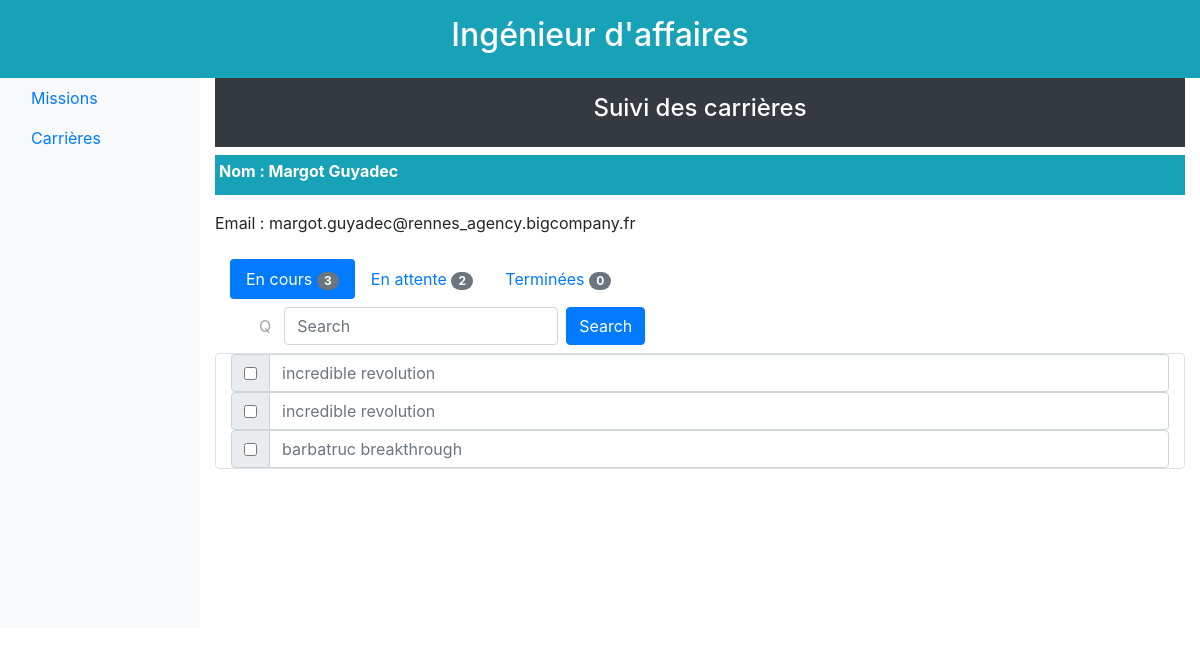
The app's page /5/affaire/carrieres/1/enCours/ with its own data.
### database/models.py (models this page shows)
class Ingenieur(db.Model):
    id = db.Column(db.Integer, primary_key=True)
    nom_court = db.Column(db.Text, unique=True)  # unique ??
    prenom = db.Column(db.Text)
    nom_famille = db.Column(db.Text)
    site = db.Column(db.Text)
    email = db.Column(db.Text, unique=True)
    taux_journalier = db.Column(db.Float)
    statut = db.Column(db.Text)  # a traiter, ajouté par mes soins
    estCommercial = db.Column(db.Boolean)  # ajouté par mes soins
    certifications = db.relationship('Certification', backref='ingenieur', lazy='dynamic')
    souhaits = db.relationship('Souhait', backref='ingenieur', lazy='dynamic')
    affectations = db.relationship('Affectation', backref='ingenieur', lazy='dynamic')
    responsabilites_missions = db.relationship('Mission', backref='responsable', lazy='dynamic')

class Mission(db.Model):
    id = db.Column(db.Integer, primary_key=True)
    titre = db.Column(db.String(64), unique=True)
    description = db.Column(db.Text, unique=True)
    effectifs_max = db.Column(db.Integer)
    prix_vente = db.Column(db.Integer)
    statut = db.Column(db.Text)
    date_creation = db.Column(db.DateTime)
    responsable_id = db.Column(db.Integer, db.ForeignKey('ingenieur.id'))
    souhaits = db.relationship('Souhait', backref='mission', lazy='dynamic')
    besoins = db.relationship('Besoin', backref='mission', lazy='dynamic')
    affectations = db.relationship('Affectation', backref='mission', lazy='dynamic')

### app.py (the view)
@app.route('/<id>/affaire/carrieres/<idCarriere>/<etat>/')
def carriere_vue(id, idCarriere, etat):
    engineerObserve = get_engineer_by_id(idCarriere)
    listOfMissionsOnGoing = get_mission_en_cours_of_inge(idCarriere)
    listOfMissionsWaiting = get_mission_en_attente_of_inge(idCarriere)
    listOfMissionsClosed = get_mission_termine_of_inge(idCarriere)
    if (etat == "enCours"):
        listToShow = listOfMissionsOnGoing
    elif (etat == "termine"):
        listToShow = listOfMissionsClosed
    elif (etat == "enAttente"):
        listToShow = listOfMissionsWaiting
    else:
        error_page_404("tab doesn't exist")
    return render_template("homepage_affaire_carriere_vue_grille.html.jinja2",
                           id=id,
                           etat=etat,
                           engineerObserveFirstName=engineerObserve.prenom,
                           engineerObserveLastName=engineerObserve.nom_famille,
                           engineerObserveEmail=engineerObserve.email,
                           idCarriere=idCarriere
                           , listOfMissionsOnGoingLength=len(listOfMissionsOnGoing)
                           , listOfMissionsWaitingLength=len(listOfMissionsWaiting)
                           , listOfMissionsClosedLength=len(listOfMissionsClosed)
                           , listToShow=listToShow)

### database/functions.py (called while the page is built)
def get_mission_by_id(mission_id):
    return Mission.query.filter_by(id=mission_id).first()

def get_engineer_by_id(engineer_id):
    return Ingenieur.query.filter_by(id=engineer_id).first()

def get_mission_en_cours_of_inge(inge_id):  # def de clore avec ouverte
    inge = get_engineer_by_id(inge_id)
    id_missions = [a.mission_id for a in list(inge.affectations)]
    missions = [get_mission_by_id(id) for id in id_missions]
    missions_en_cours = []
    for m in missions:
        affectations = get_all_affectations_inge_mission(inge_id, m.id)
        ajouter = False
        for a in affectations:
            if a.date_fin >= datetime.now():
                ajouter = True
        if ajouter:
            missions_en_cours.append(m)
    return missions_en_cours

def get_mission_termine_of_inge(inge_id):  # def de clore avec ouverte
    inge = get_engineer_by_id(inge_id)
    id_missions = [a.mission_id for a in list(inge.affectations)]
    missions = [get_mission_by_id(id) for id in id_missions]
    missions_termines = []
    for m in missions:
        affectations = get_all_affectations_inge_mission(inge_id, m.id)
        ajouter = True
        for a in affectations:
            if a.date_fin >= datetime.now():
                ajouter = False
        if ajouter:
            missions_termines.append(m)
    return missions_termines

def get_mission_en_attente_of_inge(inge_id):
    souhaits = [s.mission_id for s in Souhait.query.filter_by(ingenieur_id=inge_id).all()]
    missions = [get_mission_by_id(id) for id in souhaits]
    return missions

def get_all_affectations_inge_mission(inge_id, mission_id):
    return Affectation.query.filter_by(ingenieur_id=inge_id, mission_id=mission_id).all()

### templates/homepage_affaire_carriere_vue_grille.html.jinja2
{% extends "homepage_affaire_carriere_vue.html.jinja2" %}
{% block gridMission %}
    <div class="d-flex flex-column">
    <form>
        {% for mission in listToShow %}
            <div class="input-group">
                <div class="input-group-prepend">
                    <div class="input-group-text">
                        <input type="checkbox">
                    </div>
                </div>
                <input type="text" class="form-control" placeholder="{{ mission.titre }}">
            </div>
        {% endfor %}
    </form>
    </div>
{% endblock %}

### templates/homepage_affaire_carriere_vue.html.jinja2
{% extends "homepage_affaire.html.jinja2" %}
{% block body %}
    <div class="p-3 mb-2 bg-dark text-white size-6 font-weight-bold text-center">
         <h4>Suivi des carri&egrave;res</h4>
    </div>
    <div class="d-flex flex-column">
        <div class="d-flex flex-inline">
            <div class="col-md-12 mb-3 p-1 bg-info text-white size-6 font-weight-bold ">
                <label for="Name">Nom :</label>
                <span>{{ engineerObserveFirstName }} {{ engineerObserveLastName }}</span>
            </div>
        </div>
        <div class="row">
            <div class="col-md-6 mb-3">
                <label for="Name">Email :</label>
                <span>{{ engineerObserveEmail }}</span>
            </div>
        </div>
    </div>
    <div class="row">
        <div class="col-sm-9">
            <div class="container">
                <ul class="nav nav-pills" role="tablist">
                    <li class="nav-item">
                        <a class="nav-link {% if etat == "enCours" %}active{% endif %}" href="/{{ id }}/affaire/carrieres/{{ idCarriere }}/enCours/">
                            En cours
                            <span class="badge badge-secondary badge-pill">{{ listOfMissionsOnGoingLength }}</span>
                        </a>
                    </li>
                    <li class="nav-item">
                        <a class="nav-link {% if etat == "enAttente" %}active{% endif %}" href="/{{ id }}/affaire/carrieres/{{ idCarriere }}/enAttente/">
                            En attente
                            <span class="badge badge-secondary badge-pill">{{ listOfMissionsWaitingLength }}</span>
                        </a>
                    </li>
                    <li class="nav-item">
                        <a class="nav-link {% if etat == "termine" %}active{% endif %}" href="/{{ id }}/affaire/carrieres/{{ idCarriere }}/termine/">
                            Termin&eacute;es
                            <span class="badge badge-secondary badge-pill">{{ listOfMissionsClosedLength }}</span>
                        </a>
                    </li>
                </ul>
            </div>
            <div class="container-fluid">
                <nav class="navbar navbar-expand-sm bg navbar">
                    <form class="form-inline" action="/TODO.php">
                        <button type="button" class="btn btn-link" disabled>Q</button>
                        <input class="form-control mr-sm-2" type="text" placeholder="Search">
                        <button class="btn btn-primary" type="submit">Search</button>
                    </form>
                </nav>
            </div>
        </div>
    </div>
    <div class="container rounded border">
        {% block gridMission %}
        {% endblock %}
    </div>
{% endblock %}

### records on screen
Ingenieur: prenom "Margot", nom_famille "Guyadec", email "margot.guyadec@rennes_agency.bigcompany.fr"
Mission: titre "incredible revolution"
Mission: titre "barbatruc breakthrough"

### other values on screen
{{ listOfMissionsOnGoingLength }} "3"
{{ listOfMissionsWaitingLength }} "2"
{{ listOfMissionsClosedLength }} "0"
